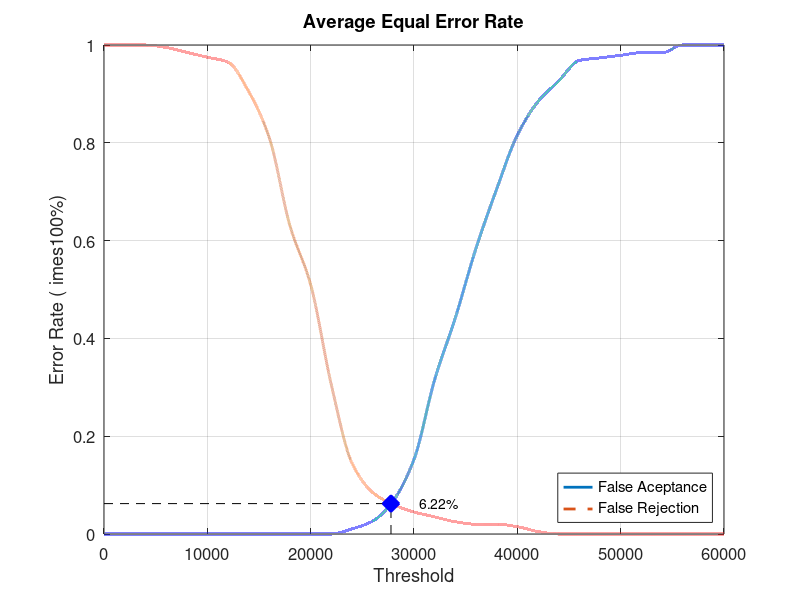
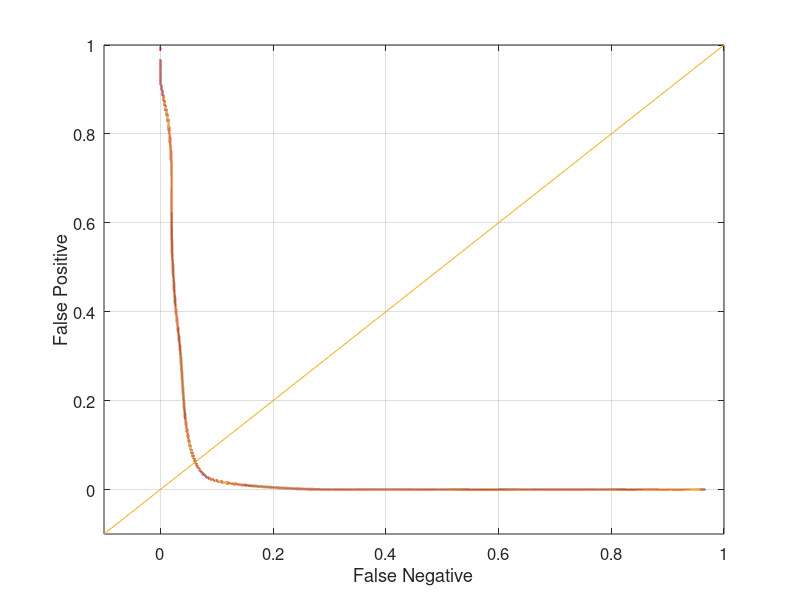

The MATLAB source for these figures, in order:
close all;
clear;
clc;
x = 0:2000:60000;
xq = 0:0.5:60000;

y0 = [0 0 0 0 0 0 0 0 0 0 0 0 0.0105263 0.0263158 0.0684211 0.152632 0.315789 0.442105 0.584211 0.705263 0.815789 0.884211 0.926316 0.968421 0.973684 0.978947 0.984211 0.984211 1 1 1]
yy0 = interp1(x, y0, xq, 'pchip');
y1 = [1 1 1 0.995 0.985 0.975 0.965 0.905 0.81 0.63 0.51 0.305 0.145 0.085 0.06 0.045 0.035 0.025 0.02 0.02 0.015 0.005 0 0 0 0 0 0 0 0 0]
yy1 = interp1(x, y1, xq, 'pchip');

% Calculating EER: 
y2 = abs(y0 - y1);
find(y2 == min(y2))
yy2 = abs(yy0 - yy1);
xEER = find(yy2 == min(yy2));
xEERIndex = xq(xEER) % X-axis EER
yEER = yy0(xEER) % Y-axis EER

main = figure
plot(xq, yy0,'-','LineWidth', 2);	hold on
plot(xq, yy1,'--','LineWidth', 2);	hold on
plot([xEERIndex xEERIndex], [0 yEER], 'k--');	hold on
plot([0 xEERIndex], [yEER yEER], 'k--');	hold on
plot(xEERIndex, yEER, 'bx', 'LineWidth', 10);	hold on
text(xEERIndex + 10 * xEERIndex / 100, yEER, [num2str(round((10000 * yEER)) / 100) '%'])
legend('False Aceptance', 'False Rejection', 'Location', 'SouthEast')
xlabel('Threshold')
ylabel('Error Rate (	imes100%)')
title('Average Equal Error Rate')
set(gca, 'FontSize', 12)
axis([0 60000 0 1])
grid on

print(main, 'Database1_2Main', '-dpng');
FNRxFPR = figure('Color', [1 1 1]);
plot(yy1, yy0, '-', yy1, yy0, 'LineWidth', 2);
hold on
y = -0.1:0.1:1
plot(y, y); 
set(gca, 'FontSize', 12)
xlabel('False Negative')
ylabel('False Positive')
axis([-0.1 1 -0.1 1])
set(gca, 'FontSize', 12)
grid on

print(FNRxFPR, 'Database1_2FNRxFPR','-dpng');
